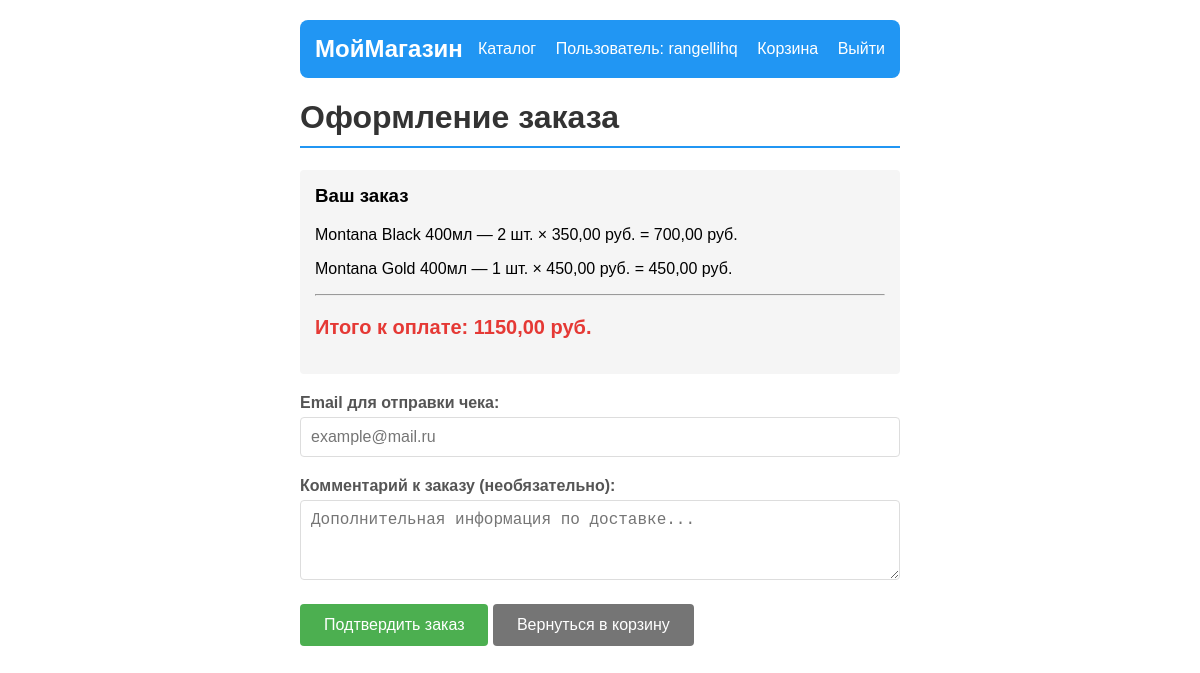
The app's page /shop/checkout/ (signed in) with its own data.
### shop/models.py (models this page shows, shortened)
class CartsElement(models.Model):
    cart=models.ForeignKey(Cart,on_delete=models.CASCADE)
    product=models.ForeignKey(Product,on_delete=models.CASCADE)
    quantity=models.PositiveIntegerField(default=1)
    def elements_price(self):
        return self.product.price*self.quantity

class Product(models.Model):
    name=models.CharField(max_length=200)
    description=models.TextField()
    products_photo=models.ImageField()
    price=models.DecimalField(decimal_places=2,max_digits=10)
    quantity=models.IntegerField()
    category=models.ForeignKey(ProductCategory,on_delete=models.CASCADE)
    manufacter=models.ForeignKey(Manufacter,on_delete=models.CASCADE)

### shop/views.py (the view)
# urls.py: path('checkout/', views.checkout, name='checkout'),
@login_required
def checkout(request):
    if request.method == 'POST':
        subject = request.user.username
        message = f"Спасибо за покупку {request.user.username}"
        from_email = settings.EMAIL_HOST_USER
        to_email = request.POST.get('email')
        email = EmailMessage(
            subject=subject,
            body=message,
            from_email=from_email,
            to=[to_email],
        )
        cart = Cart.objects.filter(user_id=request.user.id).first()
        items = list(CartsElement.objects.filter(cart=cart)) if cart else []
        if items:
            general_price = cart.general_price()
            order = Order.objects.create(
                user=request.user,
                total_price=general_price,
                status='NEW'
            )
            for item in items:
                OrderItem.objects.create(
                    order=order,
                    product=item.product,
                    quantity=item.quantity,
                    price=item.product.price
                )
            excel_file = generate_receipt(user=request.user, items=items, total_price=general_price)
            email.attach("receipt.xlsx", excel_file.read(), 'application/vnd.openxmlformats-officedocument.spreadsheetml.sheet')
            email.send()
            CartsElement.objects.filter(cart=cart).delete()
        return redirect('/shop/cart/')
    else:
        cart = Cart.objects.filter(user_id=request.user.id).first()
        items = CartsElement.objects.filter(cart=cart) if cart else []
        general_price = cart.general_price() if cart else 0
        return render(request, 'checkout.html', {'items': items, 'general_price': general_price})

### shop/models.py (called while the page is built)
    def general_price(self):
        items=self.cartselement_set.all()
        price=sum(item.product.price*item.quantity for item in items)
        return price

### shop/templates/checkout.html (shortened to what this page needs)
<!DOCTYPE html>
<html lang="ru">
<head>
</head>
<body>
    <div class="header-nav">
        <div class="header-brand">
            <a href="/shop/">МойМагазин</a>
        </div>
        <div class="header-links">
            <a href="/shop/catalog/">Каталог</a>
            <span class="user-info">Пользователь: {{ user.username }}</span>
            <a href="/shop/cart/">Корзина</a>
            <a href="/shop/logout/">Выйти</a>
        </div>
    </div>
    <h1>Оформление заказа</h1>
    <div class="order-summary">
        <h3>Ваш заказ</h3>
        {% for item in items %}
            <p>{{ item.product.name }} — {{ item.quantity }} шт. × {{ item.product.price }} руб. = {{ item.elements_price }} руб.</p>
        {% endfor %}
        <hr>
        <p class="total">Итого к оплате: {{ general_price }} руб.</p>
    </div>
    <form method="post">
        <div class="form-group">
            <label for="email">Email для отправки чека:</label>
            <input type="email" name="email" id="email" placeholder="example@mail.ru" value="{{ user.email }}" required>
        </div>
        <div class="form-group">
            <label for="comment">Комментарий к заказу (необязательно):</label>
            <textarea name="comment" id="comment" placeholder="Дополнительная информация по доставке..."></textarea>
        </div>
        <p>
            <button type="submit" class="btn">Подтвердить заказ</button>
            <a href="/shop/cart/" class="btn btn-back">Вернуться в корзину</a>
        </p>
    </form>
</body>
</html>

### shop/templates/checkout.html (style rules this page uses)
body { font-family: Arial, sans-serif; max-width: 600px; margin: 20px auto; padding: 0 15px; }
h1 { color: #333; border-bottom: 2px solid #2196F3; padding-bottom: 10px; }
.header-nav { background: #2196F3; color: white; padding: 15px; margin-bottom: 20px; border-radius: 8px; display: flex; justify-content: space-between; align-items: center; }
.header-nav a { color: white; text-decoration: none; }
.header-brand { font-size: 24px; font-weight: bold; }
.header-links a { margin-left: 15px; }
.user-info { margin-left: 15px; }
.form-group { margin-bottom: 20px; }
label { display: block; margin-bottom: 5px; font-weight: bold; color: #555; }
input, textarea { width: 100%; padding: 10px; border: 1px solid #ddd; border-radius: 4px; box-sizing: border-box; font-size: 16px; }
textarea { resize: vertical; min-height: 80px; }
.btn { display: inline-block; background: #4CAF50; color: white; padding: 12px 24px; text-decoration: none; border-radius: 4px; border: none; font-size: 16px; cursor: pointer; }
.btn-back { background: #757575; }
.order-summary { background: #f5f5f5; padding: 15px; border-radius: 4px; margin-bottom: 20px; }
.order-summary h3 { margin-top: 0; }
.total { font-size: 20px; font-weight: bold; color: #e53935; }

### records on screen
CartsElement: product.name "Montana Black 400мл", quantity "2", product.price "350,00", elements_price "700,00"
CartsElement: product.name "Montana Gold 400мл", quantity "1", product.price "450,00", elements_price "450,00"

### other values on screen
{{ user.username }} "rangellihq"
{{ general_price }} "1150,00"
